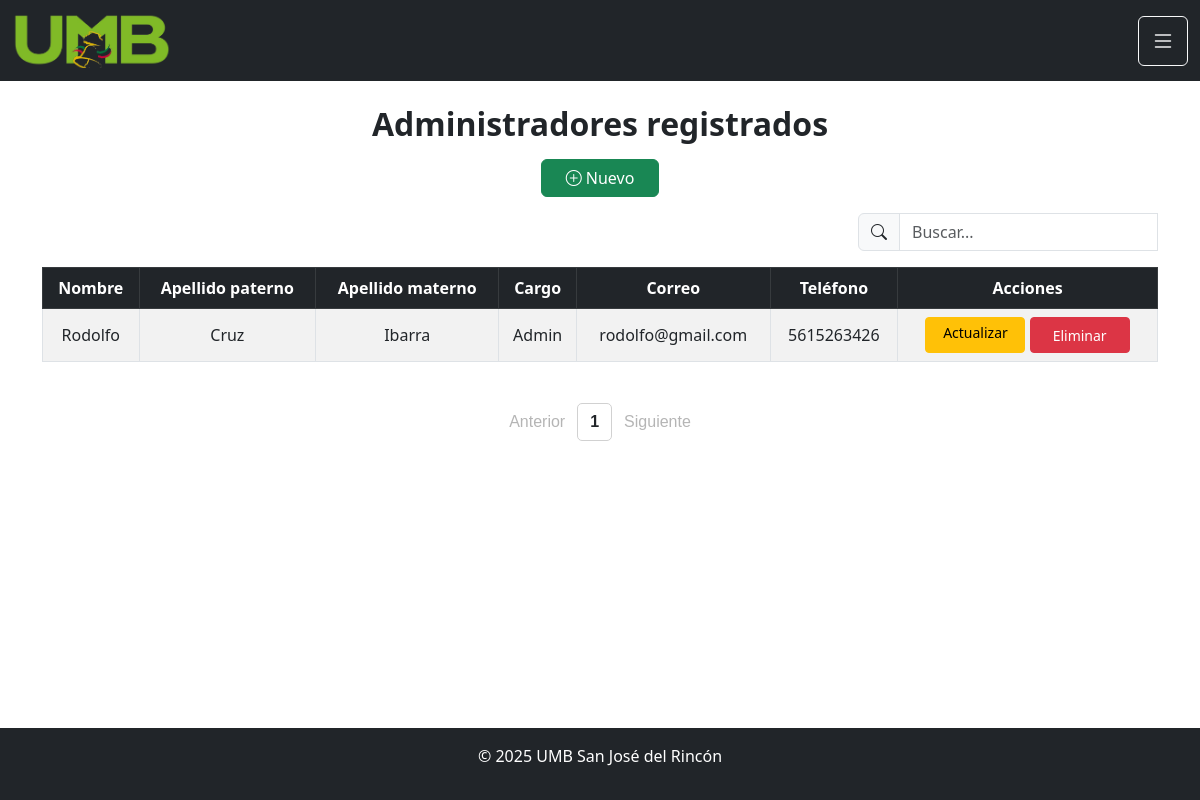
The app's page /administradores (signed in), older data.
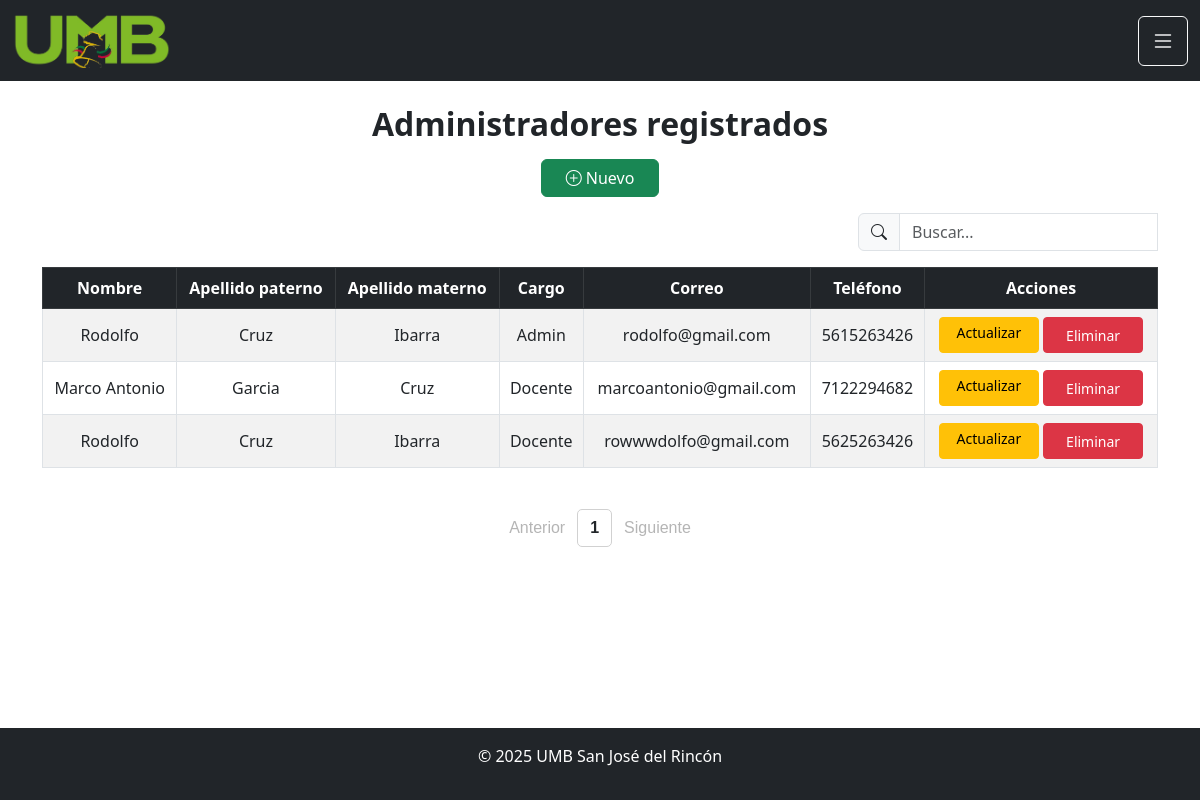
The same page, newer data.
### tables this page shows
CREATE TABLE admin (
    id_admin INTEGER PRIMARY KEY AUTOINCREMENT,
    nombre TEXT NOT NULL,
    apellido_paterno TEXT NOT NULL,
	apellido_materno TEXT NOT NULL,
    cargo TEXT NOT NULL,
    correo TEXT NOT NULL,
    telefono TEXT NOT NULL,
    password TEXT NOT NULL
);

### app.py (the view)
@app.route("/administradores")
def administradores():
    if "admin_id" not in session:
        return redirect(url_for("index"))
    import math
    buscar = request.args.get("buscar", "")
    pagina = int(request.args.get("pagina", 1))
    por_pagina = 4
    offset = (pagina - 1) * por_pagina
    conn = sqlite3.connect("seguimiento_egresados.db")
    conn.row_factory = sqlite3.Row
    cursor = conn.cursor()
    if buscar:
        cursor.execute("""
            SELECT COUNT(*) FROM admin
            WHERE nombre LIKE ?
            OR apellido_paterno LIKE ?
            OR apellido_materno LIKE ?
            OR correo LIKE ?
        """, (f"%{buscar}%",)*4)
    else:
        cursor.execute("SELECT COUNT(*) FROM admin")
    total = cursor.fetchone()[0]
    total_paginas = math.ceil(total / por_pagina)
    if buscar:
        cursor.execute("""
            SELECT * FROM admin
            WHERE nombre LIKE ?
            OR apellido_paterno LIKE ?
            OR apellido_materno LIKE ?
            OR correo LIKE ?
            LIMIT ? OFFSET ?
        """, (f"%{buscar}%",)*4 + (por_pagina, offset))
    else:
        cursor.execute("""
            SELECT * FROM admin
            LIMIT ? OFFSET ?
        """, (por_pagina, offset))
    administradores = cursor.fetchall()
    conn.close()
    return render_template(
        "administradores.html",
        administradores=administradores,
        pagina=pagina,
        total_paginas=total_paginas,
        buscar=buscar,
        nombre_admin=session.get("nombre_admin", "Administrador")
    )

### templates/administradores.html (shortened to what this page needs)
<!DOCTYPE html>
<html lang="es">
<head>
<link rel="stylesheet" href="/static/css/administradores.css" />
<link href="https://cdn.jsdelivr.net/npm/bootstrap@5.3.0/dist/css/bootstrap.min.css" rel="stylesheet">
<link rel="stylesheet" href="https://cdn.jsdelivr.net/npm/bootstrap-icons@1.11.1/font/bootstrap-icons.css">
</head>
<body>
<nav class="navbar navbar-expand-lg navbar-dark bg-dark">
    <div class="container-fluid">
        <a class="navbar-brand" href="#">
            <img src="/static/img/umb.png" alt="Logo" width="160" height="55" style="object-fit: cover;">
        </a>
        <button class="btn btn-outline-light ms-auto" onclick="toggleMenu()">
            <i class="bi bi-list" style="font-size:1.5rem;"></i>
        </button>
    </div>
</nav>
<main class="container mt-4">
    <h2 class="text-center fw-bold">Administradores registrados</h2>
    <div class="text-center mt-3 mb-3">
        <button class="btn btn-success px-4" data-bs-toggle="modal" data-bs-target="#modalNuevo">
            <i class="bi bi-plus-circle"></i> Nuevo
        </button>
    </div>
<form class="d-flex justify-content-end mb-3" onsubmit="return false;">
  <div class="input-group" style="max-width:300px; position:relative;">
    <span class="input-group-text">
      <i class="bi bi-search"></i>
    </span>
    <input type="text"
      id="inputBuscar"
      class="form-control"
      placeholder="Buscar..."
      value="{{ buscar }}"
      autocomplete="off">
  </div>
</form>
    <div class="table-responsive">
        <table class="table table-striped table-bordered text-center align-middle">
            <thead class="table-dark">
                <tr>
                    <th>Nombre</th>
                    <th>Apellido paterno</th>
                    <th>Apellido materno</th>
                    <th>Cargo</th>
                    <th>Correo</th>
                    <th>Teléfono</th>
                    <th>Acciones</th>
                </tr>
            </thead>
            <tbody>
                {% for admin in administradores %}
                <tr>
                    <td>{{ admin.nombre }}</td>
                    <td>{{ admin.apellido_paterno }}</td>
                    <td>{{ admin.apellido_materno }}</td>
                    <td>{{ admin.cargo }}</td>
                    <td>{{ admin.correo }}</td>
                    <td>{{ admin.telefono }}</td>
                    <td>
                        <a href="#" class="btn btn-warning btn-sm btn-accion"
                            onclick="abrirModalEditar('{{ admin.id_admin }}')">
                            Actualizar
                            </a>
                        <button class="btn btn-danger btn-sm btn-accion"
                                onclick="eliminarAdmin('{{ admin.id_admin }}')">
                            Eliminar
                        </button>
                    </td>
                </tr>
                {% endfor %}
            </tbody>
        </table>
    </div>
<div class="paginacion">
{% if pagina > 1 %}
    <a href="?pagina={{ pagina-1 }}&buscar={{ buscar }}">Anterior</a>
{% else %}
    <span class="disabled">Anterior</span>
{% endif %}
{% if pagina == 1 %}
    <span class="pagina-activa">1</span>
{% else %}
    <a class="pagina" href="?pagina=1&buscar={{ buscar }}">1</a>
{% endif %}
{% if pagina < total_paginas %}
    <a href="?pagina={{ pagina+1 }}&buscar={{ buscar }}">Siguiente</a>
{% else %}
    <span class="disabled">Siguiente</span>
{% endif %}
</div>
</main>
<footer class="footer text-center p-3 bg-dark text-white">
    <p>© 2025 UMB San José del Rincón</p>
</footer>
</body>
</html>

### static/css/administradores.css (style rules this page uses)
body { margin: 0; font-family: Arial, sans-serif; }
.footer { background-color: #212529; color: white; width: 100%; margin-top: auto; }
body { display:flex; flex-direction:column; min-height:100vh; }
main { flex:1; }
.paginacion { display: flex; justify-content: center; align-items: center; gap: 12px; margin-top: 25px; font-family: Arial; }
.paginacion .disabled { color: #b5b5b5; }
.pagina, .pagina-activa { padding: 6px 12px; border: 1px solid #d1d1d1; border-radius: 5px; }
.pagina-activa { background: white; font-weight: bold; }
.btn-accion { min-width: 100px; height: 36px; display: inline-flex; align-items: center; justify-content: center; font-weight: 600; }

Row changes from the older to the newer data that the page shows:
added admin: nombre "Marco Antonio", apellido_paterno "Garcia", apellido_materno "Cruz", cargo "Docente", correo "marcoantonio@gmail.com", telefono "7122294682"
added admin: nombre "Rodolfo", apellido_paterno "Cruz", apellido_materno "Ibarra", cargo "Docente", correo "rowwwdolfo@gmail.com", telefono "5625263426"
